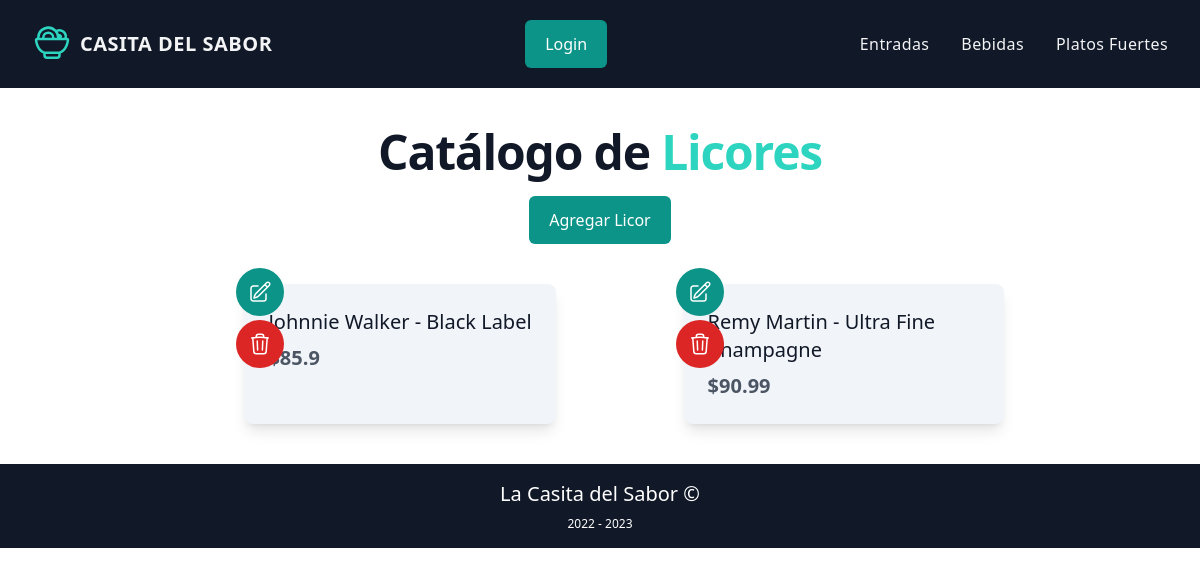
Page /index.php/alcoholes/indexPriv on the committed database.
### tables this page shows
CREATE TABLE IF NOT EXISTS `alcohol` (
  `id_alc` int NOT NULL AUTO_INCREMENT,
  `nombre_alc` varchar(100) NOT NULL,
  `precio_alc` double NOT NULL,
  `foto_alc` varchar(200) NOT NULL,
  PRIMARY KEY (`id_alc`)
);

### application/controllers/Alcoholes.php (called while the page is built, shortened)
<?php
class Alcoholes extends CI_Controller
{
  public function __construct()
  {
    $this->load->model("alcohol");
  }
  public function indexPriv()
  {
    $data["listaAlcoholes"] = $this->alcohol->getAlcoholes();
    $this->load->view('header');
    $this->load->view('alcoholes/index', $data);
    $this->load->view('footer');
  }
}

### index.php (called while the page is built, shortened)
<?php
 require_once BASEPATH.'core/CodeIgniter.php';

### application/models/Alcohol.php (called while the page is built, shortened)
<?php
class Alcohol extends CI_Model
{
  public function getAlcoholes()
  {
    $alcoholes = $this->db->get('alcohol');
    if ($alcoholes->num_rows() > 0) {
      return $alcoholes->result();
    } else {
      return false;
    }
  }
}

### application/views/alcoholes/index.php (the view, shortened to what this page needs)
<h1 class="text-center mt-10 mb-5 font-sans text-5xl font-bold tracking-tight text-gray-900">Catálogo de <span class="inline-block text-teal-400">Licores</span></h1>
<div class="flex justify-center">
  <button type="button" class="bg-teal-600 px-5 py-3 rounded-md text-white hover:bg-teal-700 transition-all ease-in-out" data-bs-toggle="modal" data-bs-target="#modalAgregarLicor">Agregar Licor</button>
</div>
<div class="flex flex-wrap justify-center">
  <?php if ($listaAlcoholes) : ?>
    <?php foreach ($listaAlcoholes as $alcohol) : ?>
      <div class="flex">
        <div class="flex flex-col gap-1">
          <a href="<?php echo site_url('alcoholes/cargarDatosAlcohol') . '/' . $alcohol->id_alc ?>" aria-label="Editar Alcohol" class="hint--left hint--rounded hover:scale-110 transition-all ease-in-out cursor-pointer z-10 translate-x-20 translate-y-6 relative flex justify-center items-center bg-teal-600 hover:bg-teal-700 w-12 h-12 rounded-full">
          </a>
          <a href="<?php echo site_url('alcoholes/eliminarAlcohol') . '/' . $alcohol->id_alc ?>" aria-label="Borrar Alcohol" class="hint--left hint--rounded hover:scale-110 transition-all ease-in-out cursor-pointer z-10 translate-x-20 translate-y-6 relative flex justify-center items-center bg-red-600 hover:bg-red-700 w-12 h-12 rounded-full">
          </a>
        </div>
        <div class="flex justify-center">
          <div id="card" class="flex-alcohol max-w-xs rounded-lg m-10 bg-slate-100 shadow-lg hover:scale-105 transition-all ease-in-out cursor-pointer">
            <div class="p-6 flex flex-col justify-start">
              <h5 id="nombre-prenda" class="text-gray-900 text-xl font-medium mb-2"><?php echo $alcohol->nombre_alc ?></h5>
              <p id="precio" class="text-gray-600 text-xl font-bold">$<?php echo $alcohol->precio_alc ?></p>
            </div>
          </div>
        </div>
      </div>
    <?php endforeach; ?>
  <?php else : ?>
    <div class="py-10">
      <p>No hay alcohol cargado</p>
    </div>
  <?php endif; ?>
</div>

### rows in the picture
alcohol: nombre_alc "Johnnie Walker - Black Label", precio_alc "85.9"
alcohol: nombre_alc "Remy Martin - Ultra Fine Champagne", precio_alc "90.99"
